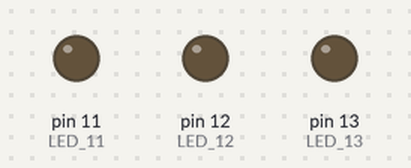
The sketch below on a simulated Arduino Uno, built with avr-gcc and run on an emulated ATmega328P. On the bench: output pins drawn as LEDs (lit = HIGH).

Above: at 0.1 s.
At 1.71 s:
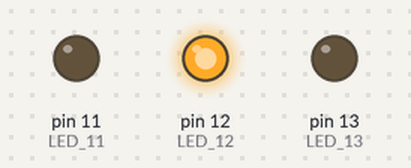
At 3.11 s:
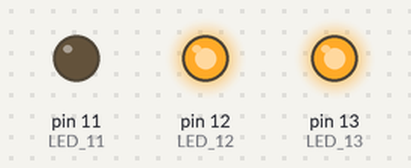
At 6.33 s:
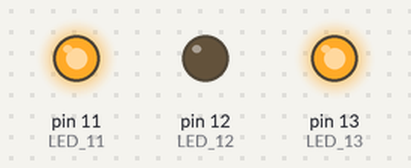
At 9.55 s:
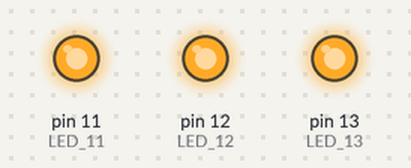
At 12.77 s:
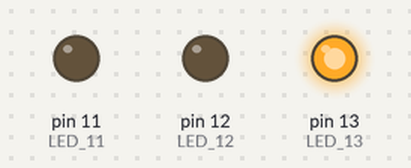
Timing chart, 0 to 13.1 s (numbered marks = the images above):
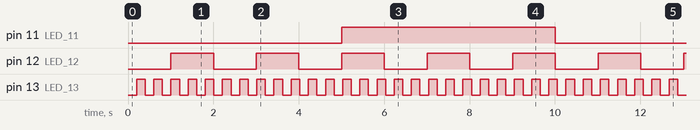

Measured:
- by itself, pin 11 (LED_11): alternates HIGH for 5.0 s and LOW for 5.0 s
- by itself, pin 12 (LED_12): alternates HIGH for 1.0 s and LOW for 1.0 s
- by itself, pin 13 (LED_13): alternates HIGH for 0.20 s and LOW for 0.20 s

The sketch:

TimerLED.ino
```cpp
#include <Timer.h>
#define LED_13 13
#define LED_12 12
#define LED_11 11

Timer t; //宣告 Timer 物件

void setup() {
  Serial.begin(9600);
  pinMode(LED_13, OUTPUT);
  pinMode(LED_12, OUTPUT);
  pinMode(LED_11, OUTPUT);

  t.oscillate(LED_13, 200, LOW);
  t.oscillate(LED_12, 1000, LOW);
  t.oscillate(LED_11, 5000, LOW);
}

void loop() {
  t.update();
}
```
